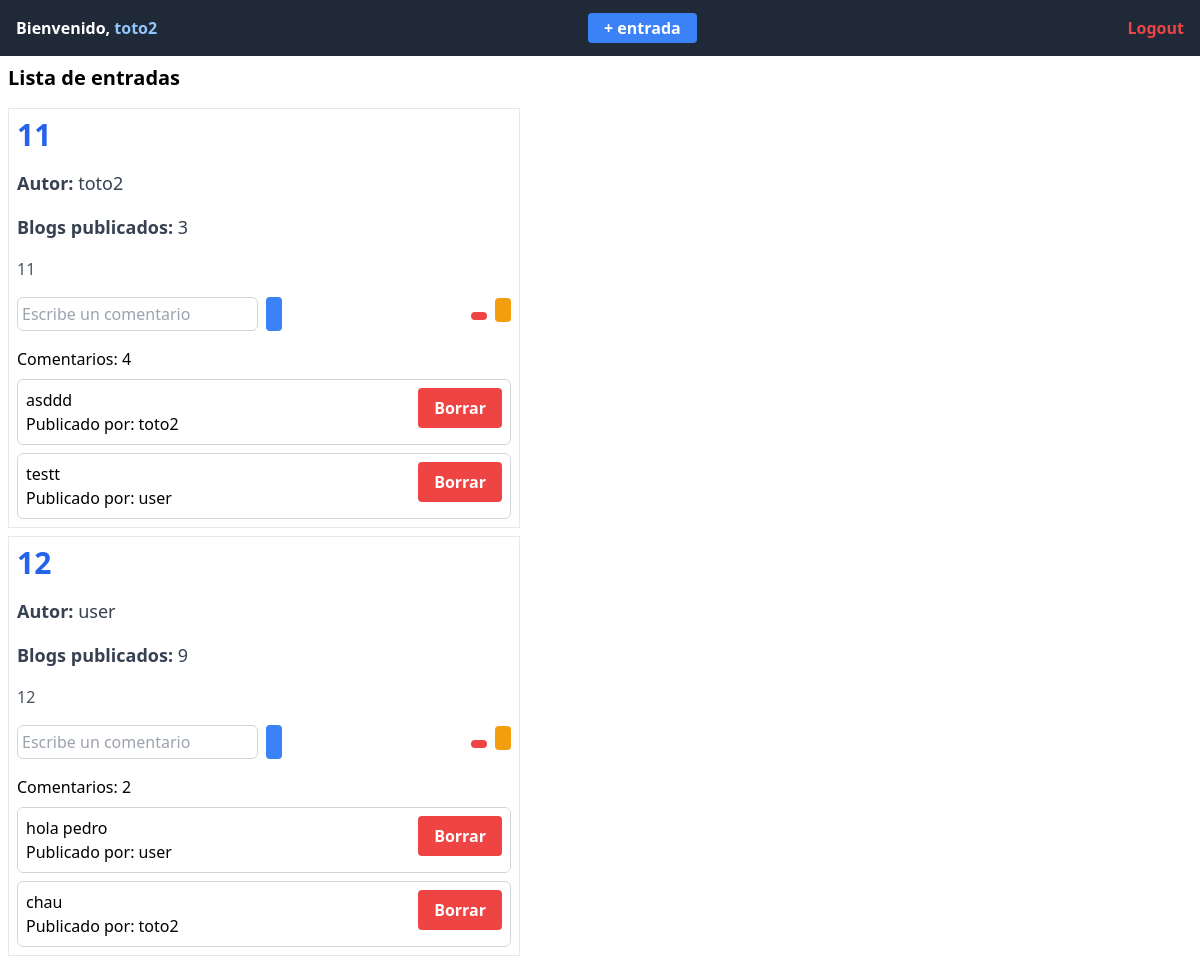
The app's page / (signed in) with its own data.
### blog_app/models.py (models this page shows, shortened)
class CustomUser(AbstractUser):
    entradas_count = models.IntegerField(default=0)

class Entrada(models.Model):
    titulo = models.CharField(max_length=100)
    contenido = models.TextField()
    fecha_creacion = models.DateTimeField(auto_now_add=True)
    autor = models.ForeignKey('blog_app.CustomUser', on_delete=models.CASCADE)
    categorias = models.ManyToManyField(Categoria)
    comentarios_count = models.IntegerField(default=0)

class Comentario(models.Model):
    texto = models.TextField()
    fecha_creacion = models.DateTimeField(auto_now_add=True)
    autor = models.ForeignKey('blog_app.CustomUser', on_delete=models.CASCADE)
    entrada = models.ForeignKey(Entrada, on_delete=models.CASCADE)

### blog_app/views.py (the view)
# urls.py: path('', EntradaListView.as_view(), name='entrada_list'),
class EntradaListView(ListView):
    model = Entrada
    template_name = 'blog_app/entrada_list.html'

### blog_app/context_processors.py (called while the page is built)
def categorias(request):
    return {'categorias': Categoria.objects.all()}

### blog_app/templates/blog_app/entrada_list.html (shortened to what this page needs)
{% extends 'blog_app/base.html' %} {% block content %}
<div class="m-2">
  <p class="text-xl font-bold mb-4">Lista de entradas</p>
  <div class="flex flex-col">
    {% for entrada in object_list %}
    <div class="p-2 mb-2 w-auto max-w-lg border border-gray-200">
      <div class="mb-4">
        <h2 class="text-3xl font-extrabold mb-1 text-blue-600">
          {{ entrada.titulo }}
        </h2>
      </div>
      <div class="mb-4">
        <h3 class="text-lg font-semibold mb-1 text-gray-700">
          Autor: <span class="font-normal">{{ entrada.autor }}</span>
        </h3>
      </div>
      <div class="mb-4">
        <h4 class="text-lg font-semibold mb-1 text-gray-700">
          Blogs publicados:
          <span class="font-normal">{{ entrada.autor.entradas_count }}</span>
        </h4>
      </div>
      <p class="text-gray-600" style="word-wrap: break-word">
        {{ entrada.contenido }}
      </p>
      <div class="flex flex-row gap-2 justify-between items-center mt-2">
        <form
          method="post"
          action="{% url 'comentario_new' entrada.pk %}"
          class="flex flex-row gap-2 align-center"
        >
          <input
            name="texto"
            class="border border-gray-300 rounded-md p-1 mt-2"
            required="required"
            placeholder="Escribe un comentario"
          />
          <button
            type="submit"
            class="ri-add-line bg-blue-500 hover:bg-blue-700 text-white font-bold py-1 px-2 rounded mt-2"
          ></button>
        </form>
        <div class="flex flex-row gap-2">
          <form method="post" action="{% url 'entrada_delete' entrada.pk %}">
            <button
              type="submit"
              class="ri-delete-bin-fill bg-red-500 hover:bg-red-700 text-white font-bold px-2 py-1 rounded"
            ></button>
          </form>
          <a
            href="{% url 'entrada_edit' entrada.pk %}"
            class="ri-edit-2-fill bg-amber-500 hover:bg-amber-700 text-white font-bold rounded px-2 py-1"
          ></a>
        </div>
      </div>
      <p class="mt-4">Comentarios: {{ entrada.comentarios_count }}</p>
      {% for comentario in entrada.comentario_set.all %}
      <div
        class="border border-gray-300 rounded-md p-2 mt-2 flex flex-row justify-between align-center"
      >
        <div>
          <p>{{ comentario.texto }}</p>
          <p>Publicado por: {{ comentario.autor }}</p>
        </div>
        <form
          method="post"
          action="{% url 'comentario_delete' comentario.pk %}"
        >
          <button
            type="submit"
            class="bg-red-500 hover:bg-red-700 text-white font-bold py-2 px-4 rounded"
          >
            Borrar
          </button>
        </form>
      </div>
      {% endfor %}
    </div>
    {% endfor %}
  </div>
</div>
{% endblock content %}

### blog_app/templates/blog_app/base.html (shortened to what this page needs)
<!DOCTYPE html>
<html lang="en">
  <head>
    <link
      href="https://cdn.jsdelivr.net/npm/remixicon@3.4.0/fonts/remixicon.css"
      rel="stylesheet"
    />
  </head>
  <body class="w-screen">
    <nav class="bg-gray-800 text-white p-4 font-bold">
      <ul class="flex justify-between">
        {% if user.is_authenticated %}
        <li>
          <a href="{% url 'entrada_list' %}"
            >Bienvenido,
            <span class="font-semibold text-blue-300"
              >{{ user.username }}</span
            ></a
          >
        </li>
        <li>
          <a
            href="{% url 'entrada_new' %}"
            class="bg-blue-500 hover:bg-blue-700 text-white font-bold py-1 px-4 rounded"
          >
            + entrada
          </a>
        </li>
        <div class="flex flex-row gap-2">
          <li>
            <a href="{% url 'logout' %}" class="text-red-500 font-bold">
              Logout
            </a>
          </li>
        </div>
        {% endif %}
      </ul>
    </nav>
    {% block content %}{% endblock %}
  </body>
  <script src="https://cdn.tailwindcss.com"></script>
</html>

### records on screen
CustomUser: username "toto2"
Entrada: titulo "11", autor "toto2", autor.entradas_count "3", contenido "11", comentarios_count "4"
Comentario: texto "asddd", autor "toto2"
Comentario: texto "testt", autor "user"
Entrada: titulo "12", autor "user", autor.entradas_count "9", contenido "12", comentarios_count "2"
Comentario: texto "hola pedro", autor "user"
Comentario: texto "chau", autor "toto2"
